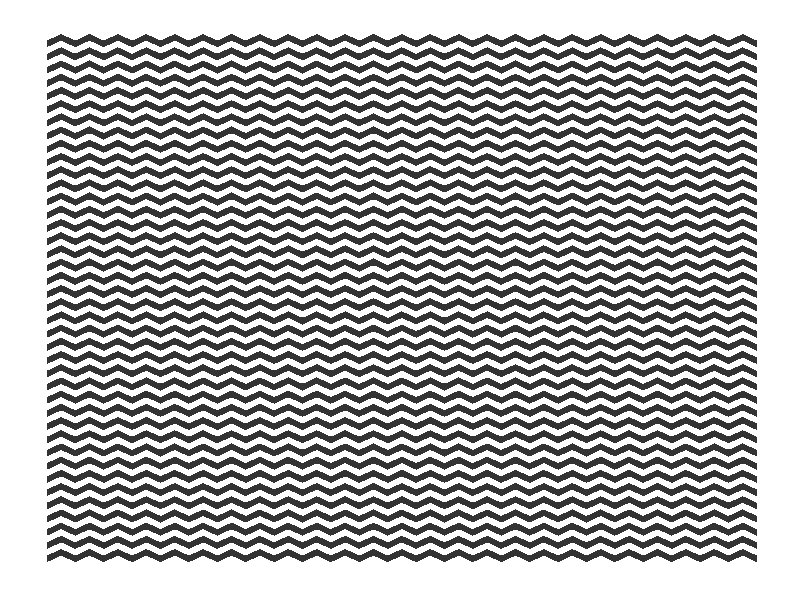

This chart was generated by the following R code:
library(ggplot2)

zigzag_list = list()

for (line in seq(40)){
  y <- c(rep(c(0,1),25),0) + (line*2)
  x <- rep(seq(51), 1)
  z <- as.factor(line)
  zz <- data.frame(y,x,z)
  zigzag_list[[line]] <- zz # add it to your list
  
  }
zigzags = do.call(rbind, zigzag_list)

ggplot(data = zigzags, aes ( x = x, y = y, group = z))+
  geom_ribbon(aes(ymax = y+0.5, ymin = y-0.5))+
  theme_bw() +
  theme(panel.border = element_blank(),
        panel.grid.major = element_blank(),
        panel.grid.minor = element_blank(),
        axis.line =  element_blank(),
        axis.title =  element_blank(),
        axis.text =  element_blank(),
        axis.ticks =  element_blank())
